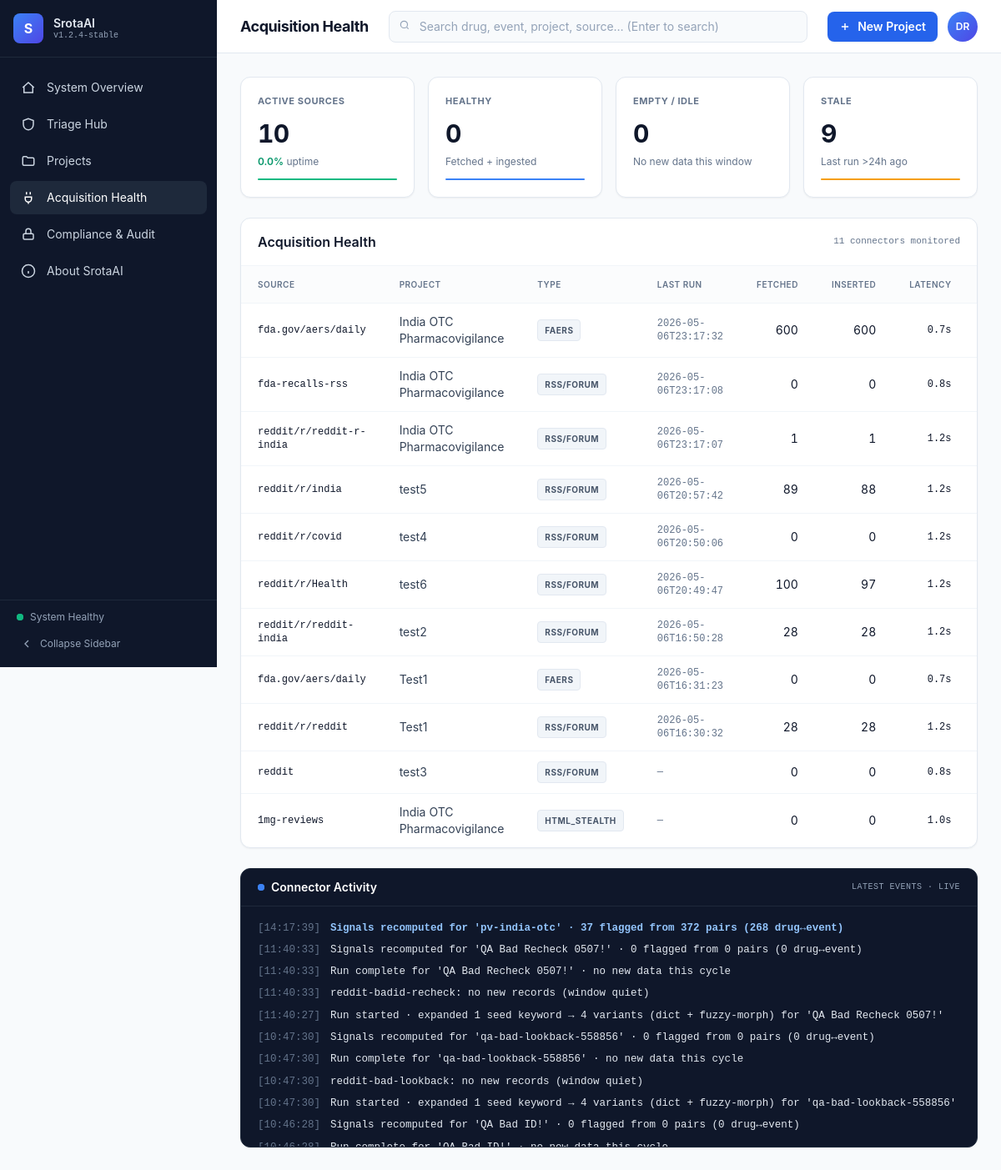
/sources, run on an earlier commit of the app's database.
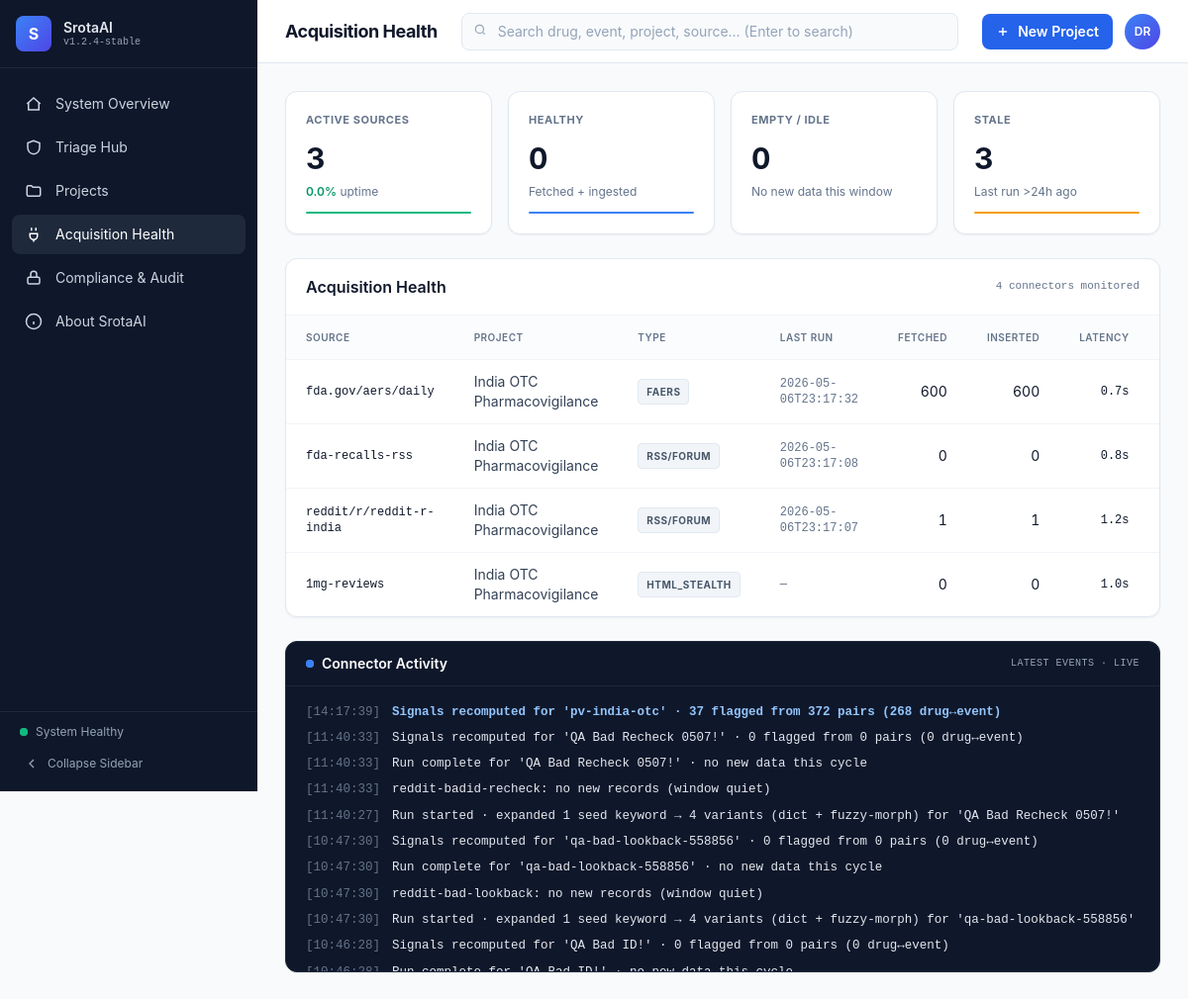
And on a later commit of the database.
### tables this page shows
CREATE TABLE watermarks (
    source_id       INTEGER PRIMARY KEY REFERENCES sources(id) ON DELETE CASCADE,
    last_seen_id    TEXT,
    last_seen_ts    TEXT,                 -- ISO-8601 UTC
    last_run_at     TEXT,
    last_fetched    INTEGER NOT NULL DEFAULT 0,
    last_inserted   INTEGER NOT NULL DEFAULT 0
);

CREATE TABLE projects (
    id              TEXT PRIMARY KEY,
    name            TEXT NOT NULL,
    description     TEXT,
    keywords_json   TEXT NOT NULL,        -- JSON list[str]
    time_window_json TEXT NOT NULL,       -- JSON TimeWindow.to_dict()
    config_json     TEXT NOT NULL,        -- full Project._serialisable() snapshot
    created_at      TEXT NOT NULL,
    updated_at      TEXT NOT NULL
, status TEXT NOT NULL DEFAULT 'running', cadence TEXT NOT NULL DEFAULT 'daily', last_started_at TEXT, last_completed_at TEXT);

CREATE TABLE sources (
    id              INTEGER PRIMARY KEY AUTOINCREMENT,
    project_id      TEXT NOT NULL REFERENCES projects(id) ON DELETE CASCADE,
    name            TEXT NOT NULL,
    connector       TEXT NOT NULL,
    params_json     TEXT NOT NULL,
    latency         TEXT NOT NULL,
    time_window_json TEXT,
    enabled         INTEGER NOT NULL DEFAULT 1,
    created_at      TEXT NOT NULL,
    updated_at      TEXT NOT NULL,
    UNIQUE(project_id, name)
);

### srotaai/web/app.py (the view)
@app.get("/sources")
def sources_page(request: Request):
    s = _store()
    try:
        ctx = _common("sources", s)
        ctx.update(
            page_title="Acquisition Health",
            sources=M.source_health(s, limit=200),
            debug_log=M.debug_log(s, limit=14),
        )
        return templates.TemplateResponse(request, "sources.html", ctx)
    finally:
        s.close()

### srotaai/web/templates/sources.html (shortened to what this page needs)
{% extends "base.html" %}
{% import "_macros.html" as ui %}
{% block content %}
<div class="grid grid-cols-1 sm:grid-cols-4 gap-4 mb-6">
  {{ ui.kpi_card('Active Sources',    kpis.sources,    sub_html='<span class="font-semibold text-emerald-600">' ~ kpis.uptime_str ~ '</span> uptime', accent='emerald') }}
  {{ ui.kpi_card('Healthy',           kpis.healthy,    sub_html='Fetched + ingested', accent='blue') }}
  {{ ui.kpi_card('Empty / Idle',      (kpis.empty + kpis.idle),  sub_html='No new data this window', accent='gray') }}
  {{ ui.kpi_card('Stale',             kpis.stale,      sub_html='Last run >24h ago', accent='amber') }}
</div>
<section class="bg-white border border-slate-200 rounded-xl shadow-sm overflow-hidden">
  <header class="px-5 py-4 border-b border-slate-100 flex items-center justify-between">
    <h2 class="font-semibold text-slate-900">Acquisition Health</h2>
    <span class="text-[11px] text-slate-500 font-mono">{{ sources|length }} connectors monitored</span>
  </header>
  <div class="overflow-x-auto">
  <table class="w-full text-sm">
    <thead class="text-[10px] uppercase tracking-wider text-slate-500 bg-slate-50/60">
      <tr>
        <th class="px-5 py-3 text-left font-semibold">Source</th>
        <th class="px-5 py-3 text-left font-semibold">Project</th>
        <th class="px-5 py-3 text-left font-semibold">Type</th>
        <th class="px-5 py-3 text-left font-semibold">Last Run</th>
        <th class="px-5 py-3 text-right font-semibold">Fetched</th>
        <th class="px-5 py-3 text-right font-semibold">Inserted</th>
        <th class="px-5 py-3 text-right font-semibold">Latency</th>
        <th class="px-5 py-3 text-left font-semibold">Status</th>
      </tr>
    </thead>
    <tbody>
      {% for s in sources %}
      <tr class="border-t border-slate-100 hover:bg-slate-50/60">
        <td class="px-5 py-3 font-mono text-xs text-slate-900">{{ s.identifier }}</td>
        <td class="px-5 py-3 text-slate-700">{{ s.project_label }}</td>
        <td class="px-5 py-3">{{ ui.pill(s.type_label, 'gray') }}</td>
        <td class="px-5 py-3 text-xs font-mono text-slate-500">{{ s.last_run_at[:19] if s.last_run_at else '—' }}</td>
        <td class="px-5 py-3 text-right tabular-nums">{{ s.last_fetched or 0 }}</td>
        <td class="px-5 py-3 text-right tabular-nums">{{ s.last_inserted or 0 }}</td>
        <td class="px-5 py-3 text-right tabular-nums font-mono text-xs">{{ s.latency_ms }}</td>
        <td class="px-5 py-3">{{ ui.pill(s.status, s.status_color) }}</td>
      </tr>
      {% else %}
      <tr><td colspan="8" class="px-5 py-8 text-center text-slate-500">No sources configured.</td></tr>
      {% endfor %}
    </tbody>
  </table>
  </div>
</section>
<section class="mt-6 bg-ink text-slate-200 border border-slate-800 rounded-xl shadow-sm overflow-hidden">
  <header class="px-5 py-3 border-b border-slate-800 flex items-center justify-between">
    <div class="flex items-center gap-2">
      <span class="relative flex h-2 w-2">
        <span class="relative inline-flex rounded-full h-2 w-2 bg-blue-500"></span>
      </span>
      <h2 class="font-semibold text-white text-sm">Connector Activity</h2>
    </div>
    <span class="text-[10px] font-mono text-slate-400 uppercase tracking-wider">latest events · live</span>
  </header>
  <div class="px-5 py-4 font-mono text-[12.5px] leading-relaxed space-y-1.5 max-h-72 overflow-y-auto">
    {% for line in debug_log %}
      <div class="flex gap-3">
        <span class="text-slate-500 shrink-0">[{{ line.ts }}]</span>
        <span class="
          {% if line.level=='ready'   %}text-blue-300 font-semibold{% endif %}
          {% if line.level=='info'    %}text-slate-200{% endif %}
        ">{{ line.text }}</span>
      </div>
    {% else %}
      <div class="text-slate-500">No connector events yet — run a project.</div>
    {% endfor %}
  </div>
</section>
{% endblock %}

### srotaai/web/templates/_macros.html (shortened to what this page needs)
{% macro kpi_card(label, value, sub_html='', accent='blue', delta=None, delta_dir='up') %}
<div class="bg-white border border-slate-200 rounded-xl p-5 shadow-sm">
  <div class="flex items-start justify-between">
    <div class="text-[11px] font-bold uppercase tracking-wider text-slate-500">{{ label }}</div>
  </div>
  <div class="mt-3 text-3xl font-bold text-slate-900 tabular-nums tracking-tight truncate" title="{{ value }}">{{ value }}</div>
  {% if sub_html %}<div class="mt-2 text-xs text-slate-500 truncate">{{ sub_html|safe }}</div>{% endif %}
  <div class="mt-3 h-0.5 rounded
    {% if accent=='blue'    %}bg-blue-500{% endif %}
    {% if accent=='emerald' %}bg-emerald-500{% endif %}
    {% if accent=='amber'   %}bg-amber-500{% endif %}
    {% if accent=='indigo'  %}bg-indigo-500{% endif %}"></div>
</div>
{% endmacro %}
{% macro pill(label, color='gray') %}
<span class="inline-flex items-center text-[10px] font-bold uppercase tracking-wider px-2 py-0.5 rounded
  {% if color=='gray'    %}bg-slate-100 text-slate-600 border border-slate-200{% endif %}
  ">{{ label }}</span>
{% endmacro %}

What changed in the data, as far as the page shows it:
removed watermarks: identifier "reddit/r/india", project_label "test5", label "RSS/FORUM", last_run_at "2026-05-06T20:57:42", last_fetched "89", last_inserted "88", latency_ms "1.2s"
removed watermarks: identifier "reddit/r/covid", project_label "test4", label "RSS/FORUM", last_run_at "2026-05-06T20:50:06", last_fetched "0", last_inserted "0", latency_ms "1.2s"
removed watermarks: identifier "reddit/r/Health", project_label "test6", label "RSS/FORUM", last_run_at "2026-05-06T20:49:47", last_fetched "100", last_inserted "97", latency_ms "1.2s"
removed watermarks: identifier "reddit/r/reddit-india", project_label "test2", label "RSS/FORUM", last_run_at "2026-05-06T16:50:28", last_fetched "28", last_inserted "28", latency_ms "1.2s"
removed watermarks: identifier "fda.gov/aers/daily", project_label "Test1", label "FAERS", last_run_at "2026-05-06T16:31:23", last_fetched "0", last_inserted "0", latency_ms "0.7s"
removed watermarks: identifier "reddit/r/reddit", project_label "Test1", label "RSS/FORUM", last_run_at "2026-05-06T16:30:32", last_fetched "28", last_inserted "28", latency_ms "1.2s"
removed sources: identifier "reddit", project_label "test3", label "RSS/FORUM", last_run_at "—", last_fetched "0", last_inserted "0", latency_ms "0.8s"
Also different on the page:
{{ value }}: "10 0 0 9" → "3 0 0 3"
{{ sources|length }}: "11" → "4"
